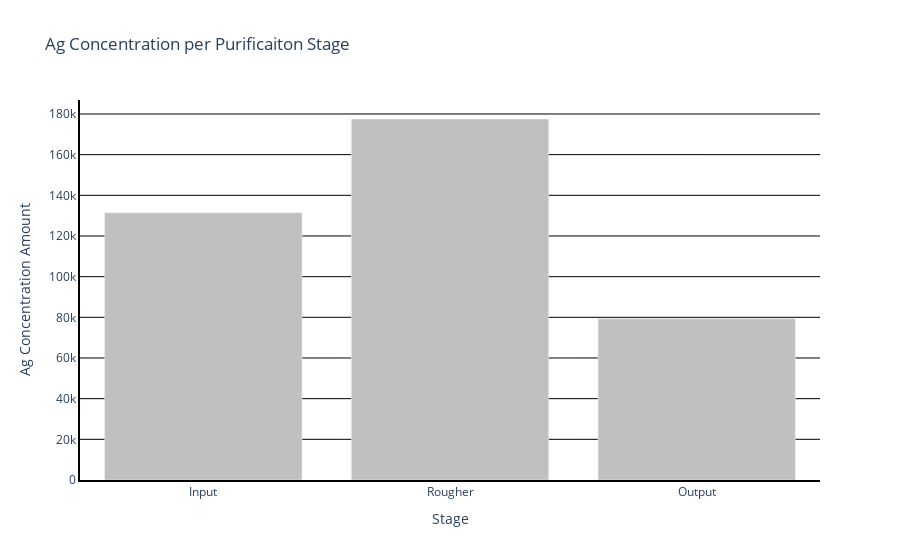

Source (notebook cell):
### Markdown cell above
##### Silver Concentration per Purification Stage Bar Chart

### Code cell
#Use plotly express to create a bar chart that displays the Ag Concentration per Purification Stage.
ag_bar = px.bar(ag_df, x='Stage', y='Ag Concentration Amount', title='Ag Concentration per Purificaiton Stage', color_discrete_sequence=['silver'])

#Use update_layout() in order to change the plot color to white and add black gridlines.
ag_bar.update_layout(plot_bgcolor='white', yaxis=dict(showgrid=True, gridcolor='black'))

#Use update_yaxes() to display y axis line in black.
ag_bar.update_xaxes(showline=True, linewidth=2, linecolor='black')

#Use update_xaxes() to display x axis line in black.
ag_bar.update_yaxes(showline=True, linewidth=2, linecolor='black')

#Use the show() method to display the chart.
ag_bar.show()

### Figure 1 — Plotly figure (JSON) as saved in the notebook; plotly's stock layout.template omitted (floating-point values rounded to 4 significant figures)
{"data": [{"alignmentgroup": "True", "hovertemplate": "Stage=%{x}<br>Ag Concentration Amount=%{y}<extra></extra>", "legendgroup": "", "marker": {"color": "silver", "pattern": {"shape": ""}}, "name": "", "offsetgroup": "", "orientation": "v", "showlegend": false, "textposition": "auto", "type": "bar", "x": ["Input", "Rougher", "Output"], "xaxis": "x", "y": [131400.0, 177500.0, 79250.0], "yaxis": "y"}], "layout": {"barmode": "relative", "legend": {"tracegroupgap": 0}, "plot_bgcolor": "white", "title": {"text": "Ag Concentration per Purificaiton Stage"}, "xaxis": {"anchor": "y", "domain": [0, 1], "linecolor": "black", "linewidth": 2, "showline": true, "title": {"text": "Stage"}}, "yaxis": {"anchor": "x", "domain": [0, 1], "gridcolor": "black", "linecolor": "black", "linewidth": 2, "showgrid": true, "showline": true, "title": {"text": "Ag Concentration Amount"}}}}
